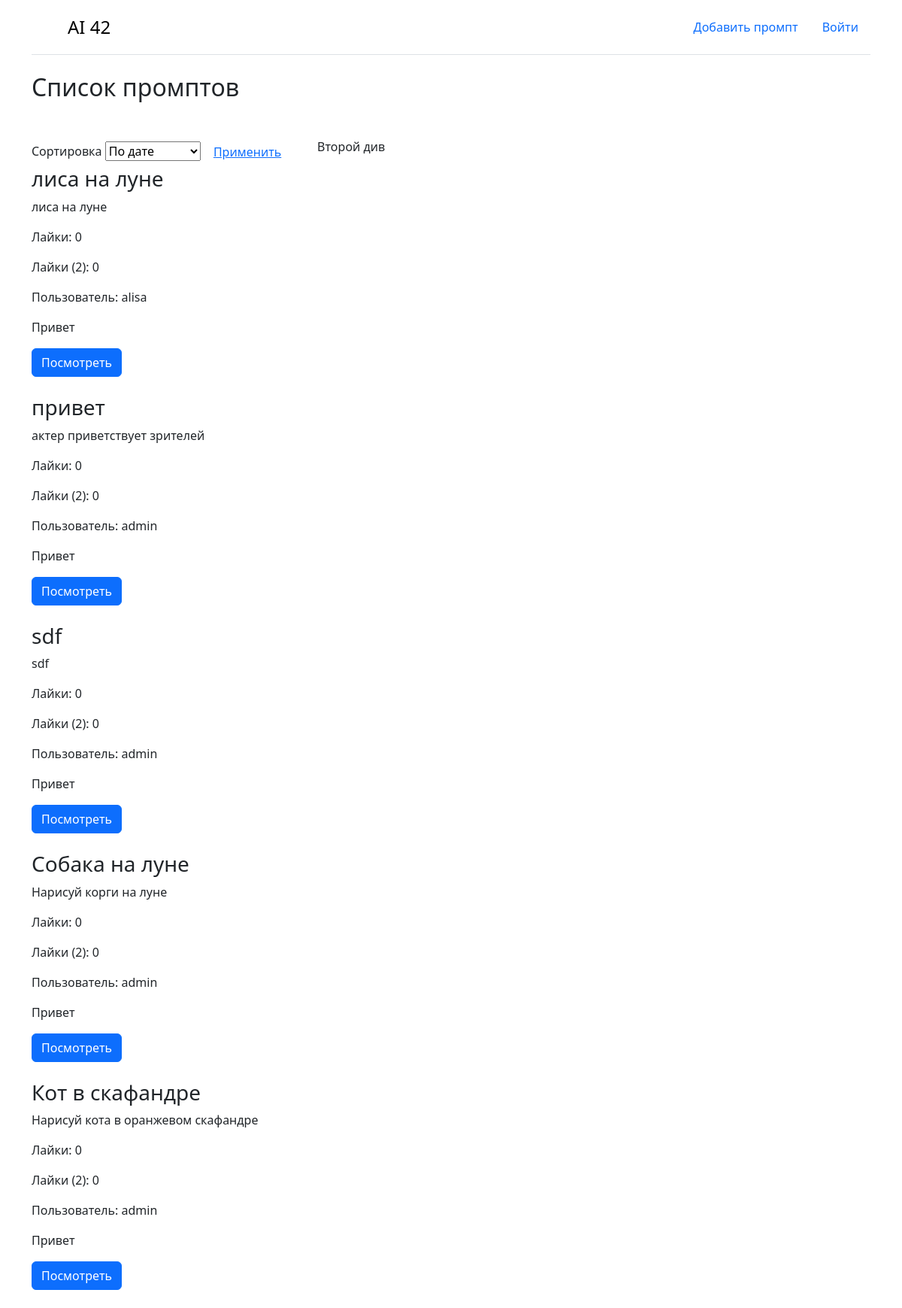
/, run on an earlier commit of the app's database.
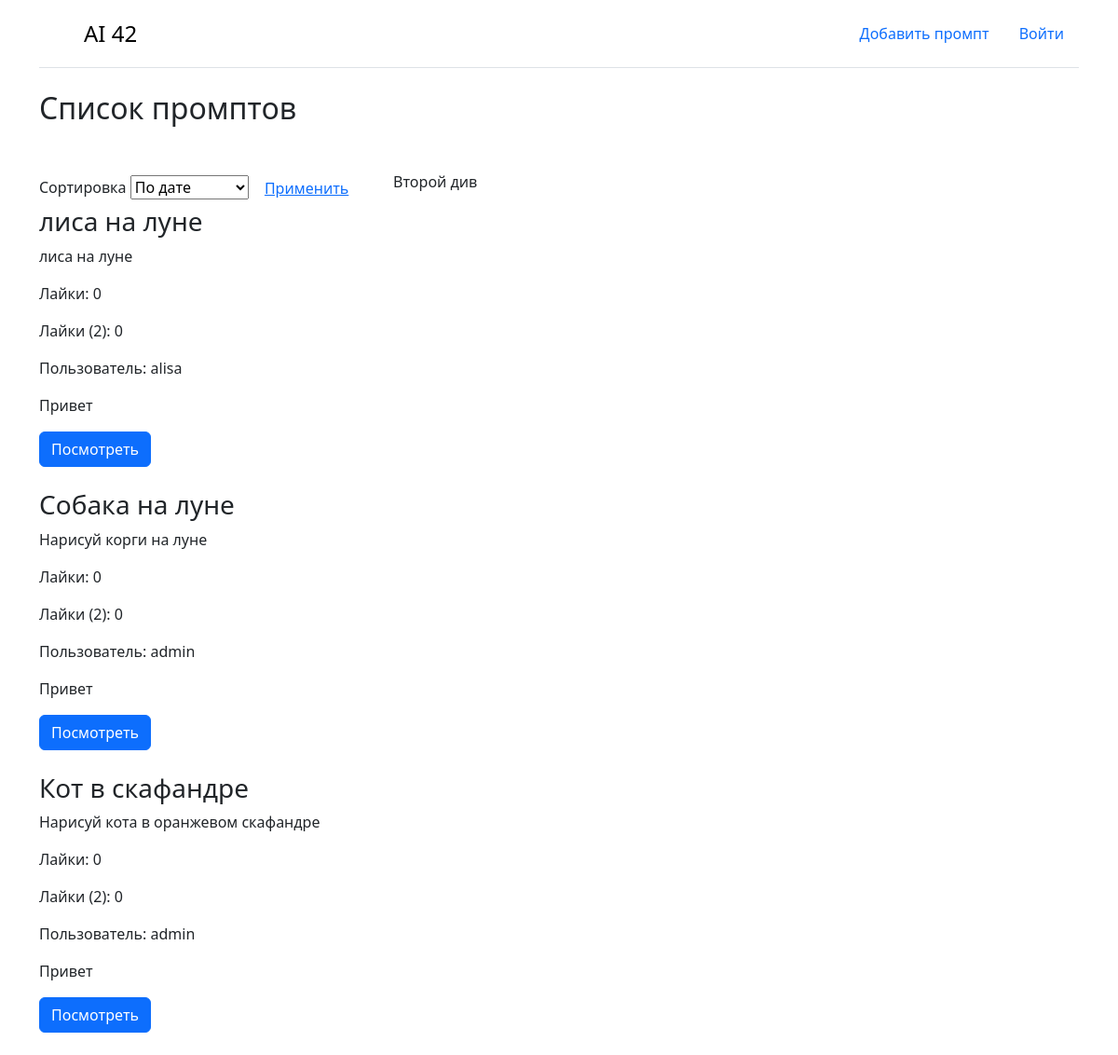
And on a later commit of the database.
### core/models.py (models this page shows, shortened)
class Prompt(models.Model):
    name = models.CharField(max_length=255, verbose_name='название промпта')
    text = models.TextField(verbose_name='описание промпта')
    created_at = models.DateTimeField(auto_now=True, verbose_name='дата создания')
    user = models.ForeignKey(User, verbose_name='пользователь', on_delete=models.CASCADE)
    class Meta:
        verbose_name = 'Промпт'
        verbose_name_plural = 'Промпты'
    def likes_count(self):
        count = PromptLike.objects.filter(prompt__id=self.id).count()
        return count
    def get_hello(self):
        return 'Привет'

### core/views.py (the view, shortened to what this page needs)
# urls.py: path('', main),
def main(request):
    prompts = Prompt.objects.all().order_by('-created_at')
    sort_way = request.GET.get('sort')
    context = {'prompts': prompts}
    return render(request, 'main.html', context)

### templates/main.html (shortened to what this page needs)
{% extends 'base.html' %}
{% block content %}
<h2>Список промптов</h2>
<div class="row mt-5">
    <div class="col-md-4">
        <div>
            <form>
                <label>Сортировка</label>
                <select name="sort">
                    <option value="date">По дате</option>
                </select>
                <button class="btn btn-link">Применить</button>
            </form>
        </div>
        {% for prompt in prompts %}
        <div class="mb-4">
            <h3>{{ prompt.name }}</h3>
            <p>{{ prompt.text }}</p>
            <p>Лайки: {{ prompt.likes_count }}</p>
            <p>Лайки (2): {{ prompt.promptlike_set.count }}</p>
            <p>Пользователь: {{ prompt.user }}</p>
            <p>{{ prompt.get_hello }}</p>
            <a class="btn btn-primary" href="{% url 'prompt_detail' prompt.id %}" role="button">Посмотреть</a>
        </div>
        {% endfor %}
    </div>
    <div class="col-md-8">Второй див</div>
</div>
{% endblock %}

### templates/base.html (shortened to what this page needs)
{% load static %}
<!DOCTYPE html>
<html lang="en">
<head>
    <link href="https://cdn.jsdelivr.net/npm/bootstrap@5.3.8/dist/css/bootstrap.min.css" rel="stylesheet"
>
</head>
<body>
<div class="container">
    <header class="d-flex flex-wrap justify-content-center py-3 mb-4 border-bottom">
        <a href="/" class="d-flex align-items-center mb-3 mb-md-0 me-md-auto link-body-emphasis text-decoration-none">
            <svg class="bi me-2" width="40" height="32" aria-hidden="true">
                <use xlink:href="#bootstrap"></use>
            </svg>
            <span class="fs-4">AI 42 </span> </a>
        <ul class="nav nav-pills">
            <li class="nav-item"><a href="{% url 'add_prompt' %}" class="nav-link">Добавить промпт</a></li>
            {% if request.user.is_authenticated %}
            <li class="nav-item"><a href="{% url 'my_prompts' %}" class="nav-link">Мои промпты</a></li>
            <li class="nav-item">{{ request.user.username }}</li>
            <li class="nav-item"><a href="{% url 'logout' %}"  class="nav-link">Выйти</a></li>
            {% else %}
            <li class="nav-item"><a href="{% url 'login' %}"  class="nav-link">Войти</a></li>
            {% endif %}
        </ul>
    </header>
        {% block content %}
        {% endblock %}
</div>
</body>
</html>

What changed in the data, as far as the page shows it:
removed Prompt: name "привет", text "актер приветствует зрителей", likes_count "0", promptlike_set.count "0", user "admin", get_hello "Привет"
removed Prompt: name "sdf", text "sdf", likes_count "0", promptlike_set.count "0", user "admin", get_hello "Привет"
